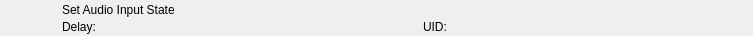
<?xml version="1.0" encoding="UTF-8"?>
<ui version="4.0">
 <class>RundownAtemAudioInputStateWidget</class>
 <widget class="QWidget" name="RundownAtemAudioInputStateWidget">
  <property name="geometry">
   <rect>
    <x>0</x>
    <y>0</y>
    <width>753</width>
    <height>36</height>
   </rect>
  </property>
  <layout class="QHBoxLayout" name="horizontalLayout">
   <property name="spacing">
    <number>0</number>
   </property>
   <property name="margin">
    <number>0</number>
   </property>
   <item>
    <widget class="QFrame" name="frameItem">
     <property name="sizePolicy">
      <sizepolicy hsizetype="Preferred" vsizetype="Fixed">
       <horstretch>0</horstretch>
       <verstretch>0</verstretch>
      </sizepolicy>
     </property>
     <property name="minimumSize">
      <size>
       <width>0</width>
       <height>36</height>
      </size>
     </property>
     <widget class="QLabel" name="labelIcon">
      <property name="geometry">
       <rect>
        <x>22</x>
        <y>2</y>
        <width>32</width>
        <height>32</height>
       </rect>
      </property>
      <property name="text">
       <string/>
      </property>
      <property name="pixmap">
       <pixmap resource="../../Widgets.qrc">:/Graphics/Images/Atem/AudioInputState.png</pixmap>
      </property>
      <property name="scaledContents">
       <bool>true</bool>
      </property>
     </widget>
     <widget class="QLabel" name="labelLabel">
      <property name="geometry">
       <rect>
        <x>62</x>
        <y>2</y>
        <width>561</width>
        <height>16</height>
       </rect>
      </property>
      <property name="text">
       <string>Set Audio Input State</string>
      </property>
     </widget>
     <widget class="QLabel" name="labelColor">
      <property name="geometry">
       <rect>
        <x>0</x>
        <y>0</y>
        <width>18</width>
        <height>36</height>
       </rect>
      </property>
      <property name="text">
       <string/>
      </property>
     </widget>
     <widget class="QLabel" name="labelGroupColor">
      <property name="geometry">
       <rect>
        <x>0</x>
        <y>0</y>
        <width>6</width>
        <height>36</height>
       </rect>
      </property>
      <property name="text">
       <string/>
      </property>
     </widget>
     <widget class="QLabel" name="labelDevice">
      <property name="geometry">
       <rect>
        <x>154</x>
        <y>19</y>
        <width>260</width>
        <height>16</height>
       </rect>
      </property>
      <property name="text">
       <string></string>
      </property>
     </widget>
     <widget class="QLabel" name="labelDelay">
      <property name="geometry">
       <rect>
        <x>62</x>
        <y>19</y>
        <width>83</width>
        <height>16</height>
       </rect>
      </property>
      <property name="text">
       <string>Delay:</string>
      </property>
     </widget>
     <widget class="QLabel" name="labelRemoteTriggerId">
      <property name="geometry">
       <rect>
        <x>423</x>
        <y>19</y>
        <width>111</width>
        <height>16</height>
       </rect>
      </property>
      <property name="text">
       <string>UID:</string>
      </property>
     </widget>
    </widget>
   </item>
   <item>
    <widget class="QFrame" name="frameStatus">
     <property name="minimumSize">
      <size>
       <width>77</width>
       <height>0</height>
      </size>
     </property>
     <property name="maximumSize">
      <size>
       <width>77</width>
       <height>16777215</height>
      </size>
     </property>
     <widget class="QLabel" name="labelGpiConnected">
      <property name="geometry">
       <rect>
        <x>1</x>
        <y>2</y>
        <width>32</width>
        <height>32</height>
       </rect>
      </property>
      <property name="minimumSize">
       <size>
        <width>32</width>
        <height>32</height>
       </size>
      </property>
      <property name="maximumSize">
       <size>
        <width>32</width>
        <height>32</height>
       </size>
      </property>
      <property name="lineWidth">
       <number>0</number>
      </property>
      <property name="text">
       <string/>
      </property>
      <property name="pixmap">
       <pixmap resource="../../Widgets.qrc">:/Graphics/Images/GpiConnected.png</pixmap>
      </property>
      <property name="scaledContents">
       <bool>true</bool>
      </property>
     </widget>
     <widget class="QLabel" name="labelDisconnected">
      <property name="geometry">
       <rect>
        <x>32</x>
        <y>2</y>
        <width>32</width>
        <height>32</height>
       </rect>
      </property>
      <property name="minimumSize">
       <size>
        <width>32</width>
        <height>32</height>
       </size>
      </property>
      <property name="maximumSize">
       <size>
        <width>32</width>
        <height>32</height>
       </size>
      </property>
      <property name="text">
       <string/>
      </property>
      <property name="pixmap">
       <pixmap resource="../../Widgets.qrc">:/Graphics/Images/Disconnected.png</pixmap>
      </property>
      <property name="scaledContents">
       <bool>true</bool>
      </property>
     </widget>
     <widget class="QLabel" name="labelActiveColor">
      <property name="geometry">
       <rect>
        <x>69</x>
        <y>0</y>
        <width>8</width>
        <height>36</height>
       </rect>
      </property>
      <property name="minimumSize">
       <size>
        <width>8</width>
        <height>36</height>
       </size>
      </property>
      <property name="maximumSize">
       <size>
        <width>8</width>
        <height>36</height>
       </size>
      </property>
      <property name="text">
       <string/>
      </property>
     </widget>
    </widget>
   </item>
  </layout>
 </widget>
 <resources>
  <include location="../../Widgets.qrc"/>
 </resources>
 <connections/>
 <slots>
  <slot>addToCombo()</slot>
 </slots>
</ui>
